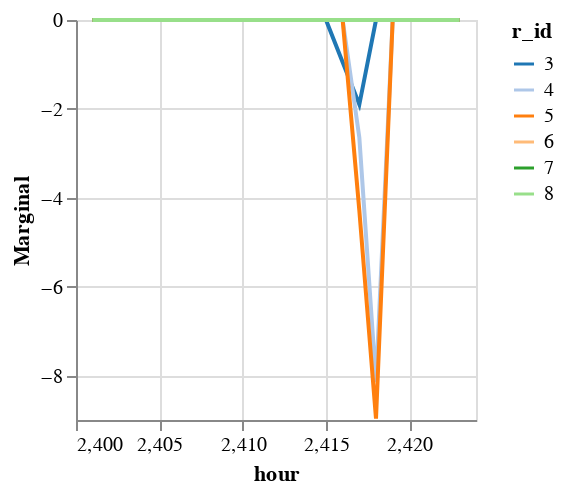

Here is the notebook cell this chart was saved with:
### Markdown cell above
You may notice that the model still uses combustion turbines (light pink above) during hours when there is sufficient capacity of combined cycle plants, which are more efficient. This is because of ramp limits, which we will examine now.

All constraints (in a linear program) have a **"marginal value"** (also known as "shadow price" or "dual value") which is how much the objective would change if the right-hand-side (RHS) of the constraint were increased by one unit. Let's examine the marginals of the ramp up constraint for the combined cycle plants using the values from the new equation we added to `economic_dispatch_multi_time` (line 72).

### Code cell
marg_gen = innerjoin(solution.marginals, 
                    gen_df[!, [:r_id, :resource]], 
                    on = :r_id)
marg_gen[marg_gen.resource .== "natural_gas_fired_combined_cycle",:] |>
@vlplot(:line, 
    x=:hour, y={:gen, title="Marginal"}, 
    color={"r_id:n", scale={scheme="category20"}})

### Figure 1 — Vega specification as saved in the notebook (floating-point values rounded to 4 significant figures; data arrays with more than 128 entries replaced by an {"elided": "..."} marker saying what was removed)
{"$schema": "https://vega.github.io/schema/vega/v5.json", "axes": [{"aria": false, "domain": false, "grid": true, "gridScale": "y", "labels": false, "maxExtent": 0, "minExtent": 0, "orient": "bottom", "scale": "x", "tickCount": {"signal": "ceil(width/40)"}, "ticks": false, "zindex": 0}, {"aria": false, "domain": false, "grid": true, "gridScale": "x", "labels": false, "maxExtent": 0, "minExtent": 0, "orient": "left", "scale": "y", "tickCount": {"signal": "ceil(height/40)"}, "ticks": false, "zindex": 0}, {"grid": false, "labelFlush": true, "labelOverlap": true, "orient": "bottom", "scale": "x", "tickCount": {"signal": "ceil(width/40)"}, "title": "hour", "zindex": 0}, {"grid": false, "labelOverlap": true, "orient": "left", "scale": "y", "tickCount": {"signal": "ceil(height/40)"}, "title": "Marginal", "zindex": 0}], "background": "white", "data": [{"name": "source_0", "values": {"elided": "138 records"}}, {"name": "data_0", "source": "source_0", "transform": [{"as": "hour", "expr": "toNumber(datum[\"hour\"])", "type": "formula"}]}], "height": 200, "legends": [{"stroke": "color", "symbolType": "stroke", "title": "r_id"}], "marks": [{"encode": {"update": {"height": {"field": {"group": "height"}}, "width": {"field": {"group": "width"}}}}, "from": {"facet": {"data": "data_0", "groupby": ["r_id"], "name": "faceted_path_main"}}, "marks": [{"encode": {"update": {"defined": {"signal": "isValid(datum[\"hour\"]) && isFinite(+datum[\"hour\"]) && isValid(datum[\"gen\"]) && isFinite(+datum[\"gen\"])"}, "description": {"signal": "\"hour: \" + (format(datum[\"hour\"], \"\")) + \"; Marginal: \" + (format(datum[\"gen\"], \"\")) + \"; r_id: \" + (isValid(datum[\"r_id\"]) ? datum[\"r_id\"] : \"\"+datum[\"r_id\"])"}, "stroke": {"field": "r_id", "scale": "color"}, "x": {"field": "hour", "scale": "x"}, "y": {"field": "gen", "scale": "y"}}}, "from": {"data": "faceted_path_main"}, "name": "marks", "sort": {"field": "datum[\"hour\"]"}, "style": ["line"], "type": "line"}], "name": "pathgroup", "type": "group"}], "padding": 5, "scales": [{"domain": {"data": "data_0", "field": "hour"}, "name": "x", "nice": true, "range": [0, {"signal": "width"}], "type": "linear", "zero": false}, {"domain": {"data": "data_0", "field": "gen"}, "name": "y", "nice": true, "range": [{"signal": "height"}, 0], "type": "linear", "zero": true}, {"domain": {"data": "data_0", "field": "r_id", "sort": true}, "name": "color", "range": {"scheme": "category20"}, "type": "ordinal"}], "style": "cell", "width": 200}
